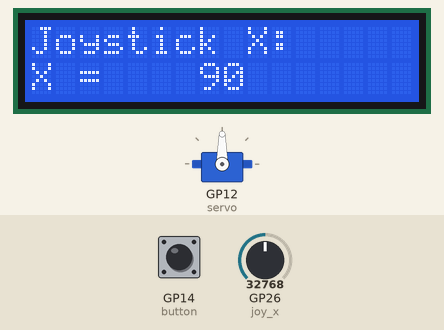
Recording of a program running on a simulated Raspberry Pi Pico running MicroPython. Shown: 16×2 character LCD, servo. The test bench sets the inputs (shaded band); at power-on: GP26 (joy_x) = 32768, GP14 (button) HIGH (analog values on the 0–65535 scale). Servo angles are drawn from the pulse width (0.5 ms = 0°, 2.5 ms = 180°); library files of the repository ran but are not shown: lcd_api.py, pico_i2c_lcd.py.

Above: at 1.2 s.
1.3 s: GP26 (joy_x) set to 45874
At 2.1 s:
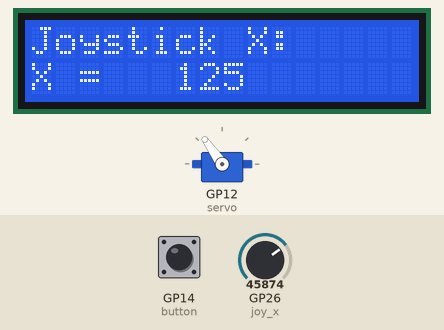
2.8 s: GP26 (joy_x) set to 57670
At 3.6 s:
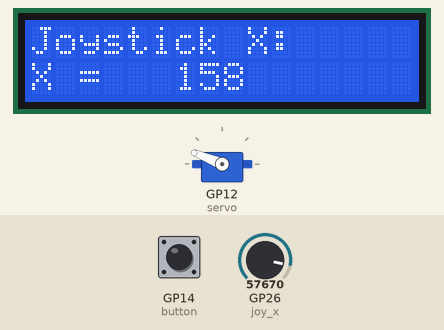
4.3 s: GP26 (joy_x) set to 65535
At 5.4 s:
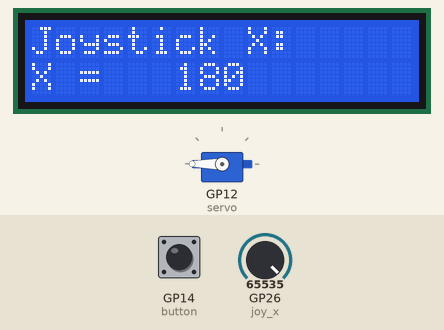
5.8 s: GP26 (joy_x) set to 19660
At 7.0 s:
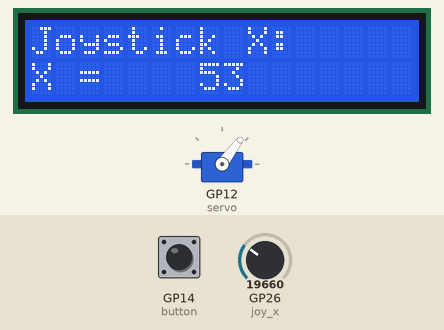
7.3 s: GP26 (joy_x) set to 7864
At 7.9 s:
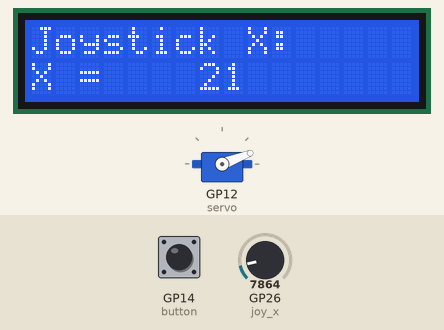
8.8 s: GP26 (joy_x) set to 0
At 9.4 s:
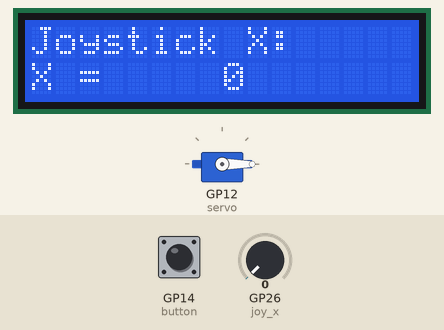
Timing chart, 0 to 11.3 s (numbered marks = the images above; inputs shaded):
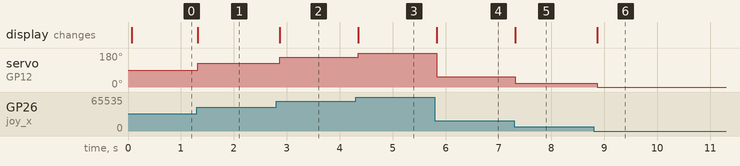

The program:

project_extra_3_code.py
```python
from machine import ADC, PWM, Pin, I2C
import time
from lcd_api import LcdApi
from pico_i2c_lcd import I2cLcd

# Configuration de l'écran LCD
adr_i2c = 0x27
lcdROWS = 2
lcdCOLS = 16
i2c = I2C(0, sda=Pin(0), scl=Pin(1), freq=400000)
lcd = I2cLcd(i2c, adr_i2c, lcdROWS, lcdCOLS)

# Joystick
joy_x = ADC(26)  # axe X

# Servo sur GP12
servo = PWM(Pin(12))
servo.freq(50)

# Bouton toggle sur GP14
button = Pin(14, Pin.IN, Pin.PULL_UP)

# Variables d'état
servo_enabled = True
last_button_state = 1

# Fonction : convertit angle (0-180) en duty (PWM 1ms–2ms)
def set_angle(angle):
    duty = int(1638 + (angle / 180) * (8192 - 1638))  # entre ~1ms et ~2ms en 16 bits
    servo.duty_u16(duty)

# Boucle principale
lcd.clear()
lcd.putstr("Joystick X:")  # ligne 1

while True:
    # Toggle avec bouton
    current_state = button.value()
    if last_button_state == 1 and current_state == 0:
        servo_enabled = not servo_enabled
    last_button_state = current_state

    # Lecture de l'axe X
    x_value = joy_x.read_u16()
    angle = int((x_value / 65535) * 180)
    # Affichage sur le LCD
    lcd.move_to(0, 1)  # ligne 2
       # Efface la ligne
    lcd.move_to(0, 1)
    affichage_x = x_value // 100
    lcd.putstr("X = {:5d}".format(angle ))

    if servo_enabled:
        angle = int((x_value / 65535) * 180)  # 0 à 180°
        set_angle(angle)

    time.sleep(0.05)
```

Measured:
- after the input at 1.3 s, servo on GP12 (servo): 90° → 125° at once; the display: changes at once (image 1)
- after the input at 2.8 s, servo on GP12 (servo): 125° → 158° after 0.07 s; the display: changes after 0.07 s (image 2)
- after the input at 4.3 s, servo on GP12 (servo): 158° → 180° after 0.05 s; the display: changes after 0.05 s (image 3)
- after the input at 5.8 s, servo on GP12 (servo): 180° → 53° at once; the display: changes at once (image 4)
- after the input at 7.3 s, servo on GP12 (servo): 53° → 21° at once; the display: changes at once (image 5)
- after the input at 8.8 s, servo on GP12 (servo): 21° → 0° after 0.07 s; the display: changes after 0.07 s (image 6)
